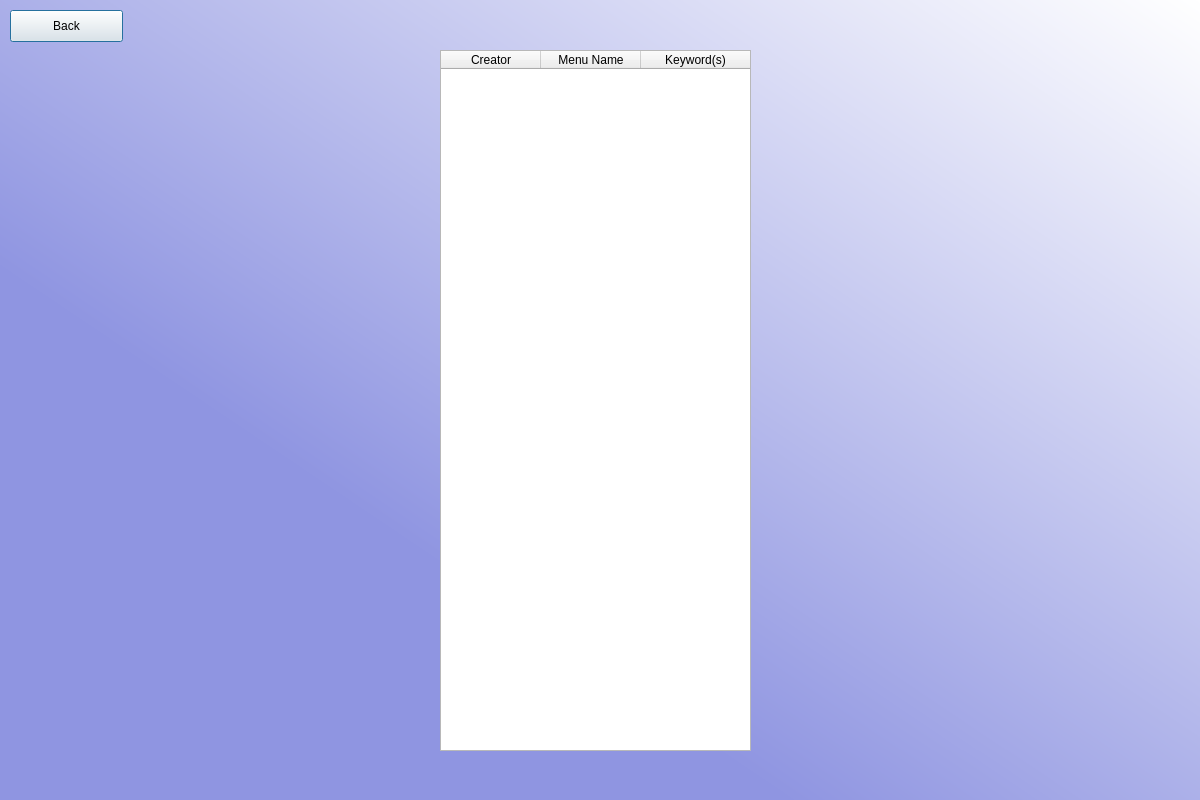
<?xml version="1.0" encoding="UTF-8"?>
<ui version="4.0">
 <class>Dialog</class>
 <widget class="QDialog" name="Dialog">
  <property name="geometry">
   <rect>
    <x>0</x>
    <y>0</y>
    <width>1200</width>
    <height>800</height>
   </rect>
  </property>
  <property name="windowTitle">
   <string>Dialog</string>
  </property>
  <widget class="QWidget" name="widget" native="true">
   <property name="geometry">
    <rect>
     <x>0</x>
     <y>0</y>
     <width>1201</width>
     <height>801</height>
    </rect>
   </property>
   <property name="styleSheet">
    <string notr="true">QWidget#widget{
background-color:qlineargradient(spread:pad, x1:0.275626, y1:0.715909, x2:1, y2:0, stop:0.0689655 rgba(143, 149, 225, 255), stop:1 rgba(255, 255, 255, 255));}</string>
   </property>
   <widget class="QTableWidget" name="listOfMenu">
    <property name="geometry">
     <rect>
      <x>440</x>
      <y>50</y>
      <width>311</width>
      <height>701</height>
     </rect>
    </property>
    <attribute name="horizontalHeaderStretchLastSection">
     <bool>true</bool>
    </attribute>
    <column>
     <property name="text">
      <string>Creator</string>
     </property>
    </column>
    <column>
     <property name="text">
      <string>Menu Name</string>
     </property>
    </column>
    <column>
     <property name="text">
      <string>Keyword(s)</string>
     </property>
    </column>
   </widget>
   <widget class="QPushButton" name="back">
    <property name="enabled">
     <bool>true</bool>
    </property>
    <property name="geometry">
     <rect>
      <x>10</x>
      <y>10</y>
      <width>113</width>
      <height>32</height>
     </rect>
    </property>
    <property name="text">
     <string>Back</string>
    </property>
    <property name="autoDefault">
     <bool>true</bool>
    </property>
   </widget>
  </widget>
 </widget>
 <resources/>
 <connections/>
</ui>
